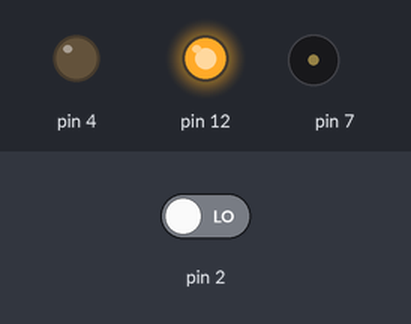
Simulated run of this sketch. Board: Arduino Uno, built with avr-gcc and run on an emulated ATmega328P. On the bench: output pins drawn as LEDs (lit = HIGH), buzzer (waves = sounding). Inputs (shaded band) come from the test bench; at power-on: pin 2 LOW.

Above: at 1.2 s.
1.3 s: pin 2 driven HIGH
At 2.8 s:
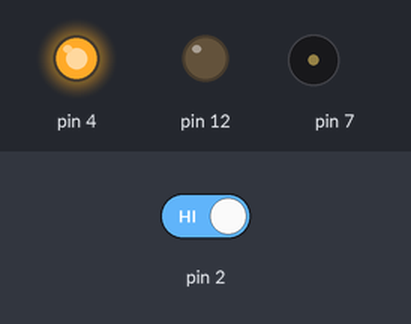
At 6.35 s:
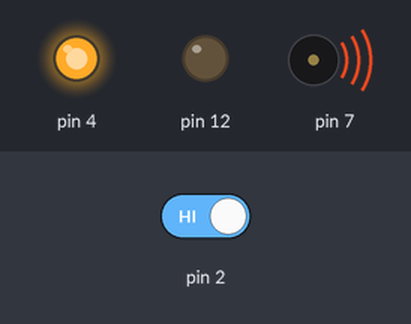
Timing chart, 0 to 7.9 s (numbered marks = the images above; inputs shaded):
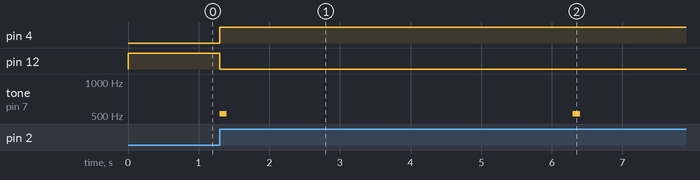

The sketch:

buzzer.ino
```cpp
// C++ code
//
int cad = 0;

void setup()
{
  pinMode(2, INPUT);
  pinMode(4, OUTPUT);
  pinMode(12, OUTPUT);
  pinMode(7, OUTPUT);
}

void loop()
{
  if (digitalRead(2) == 1) {
    digitalWrite(4, HIGH);
    digitalWrite(12, LOW);
    tone(7, 523, 100); // play tone 60 (C5 = 523 Hz)
    delay(5000); // Wait for 5000 millisecond(s)
  } else {
    digitalWrite(12, HIGH);
    digitalWrite(4, LOW);
  }
}
```

Measured:
- after the input at 1.3 s, pin 4: LOW → HIGH at once; pin 12: HIGH → LOW at once; tone on pin 7: alternates 523 Hz for 0.10 s and silent for 4.9 s, starting at once
